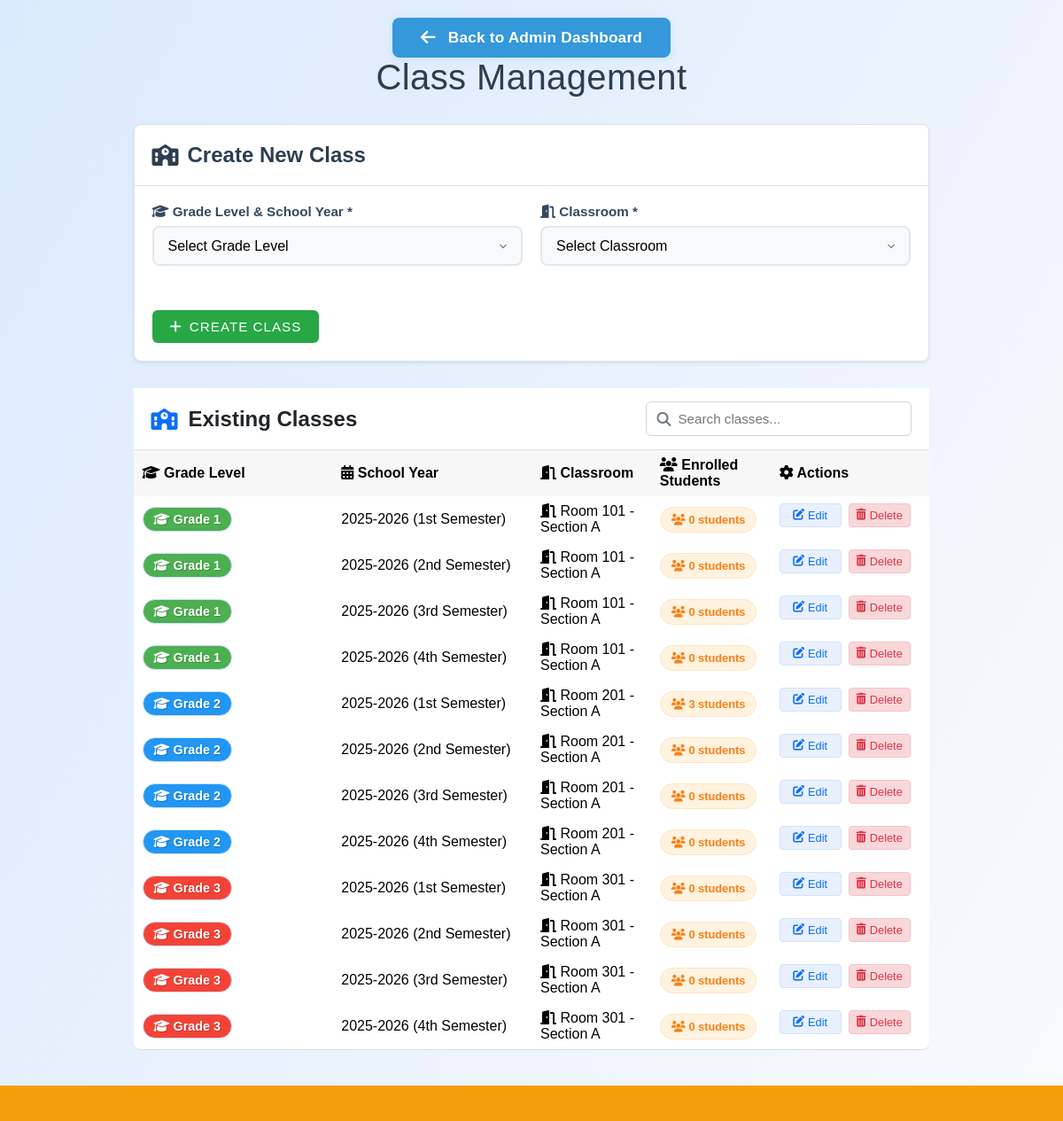
/adminClasses.php (signed in), run on the app's committed database.
### tables this page shows
CREATE TABLE `Class` (
  `Class_ID` int(11) NOT NULL,
  `Clearance_ID` int(11) DEFAULT NULL,
  `Room_ID` int(11) DEFAULT NULL
);

CREATE TABLE `Clearance` (
  `Clearance_ID` int(11) NOT NULL,
  `School_Year` varchar(50) DEFAULT NULL,
  `Term` varchar(50) DEFAULT NULL,
  `Grade_Level` varchar(50) DEFAULT NULL,
  `Requirements` text DEFAULT NULL
);

CREATE TABLE `Classroom` (
  `Room_ID` int(11) NOT NULL,
  `Room` varchar(50) DEFAULT NULL,
  `Section` varchar(50) DEFAULT NULL,
  `Floor_No` int(11) DEFAULT NULL
);

### adminClasses.php (the view, shortened to what this page needs)
<?php
require_once 'includes/db.php';
$classes_sql = "SELECT c.Class_ID, cl.Clearance_ID, cl.Grade_Level, cl.School_Year, cl.Term,
                       cr.Room_ID, cr.Room, cr.Section, cr.Floor_No,
                       COUNT(e.Student_ID) as student_count
                FROM Class c
                JOIN Clearance cl ON c.Clearance_ID = cl.Clearance_ID
                JOIN Classroom cr ON c.Room_ID = cr.Room_ID
                LEFT JOIN Enrollment e ON c.Class_ID = e.Class_ID AND e.Status = 'Active'
                GROUP BY c.Class_ID, cl.Clearance_ID, cl.Grade_Level, cl.School_Year, cl.Term,
                         cr.Room_ID, cr.Room, cr.Section, cr.Floor_No
                ORDER BY cl.School_Year, cl.Grade_Level, cl.Term ASC, cr.Room";
$classes_data_result = $conn->query($classes_sql);
?>
<html lang="en">
<head>
    <link rel="stylesheet" href="css/essential.css">
    <link rel="stylesheet" href="css/adminLinks.css">
    <link rel="stylesheet" href="css/adminManagement.css">
    <link rel="stylesheet" href="https://cdnjs.cloudflare.com/ajax/libs/font-awesome/6.4.2/css/all.min.css">
</head>
<body>
    <div class="admin-container">
        <div class="admin-back-btn-wrap admin-back-btn-upperleft">
            <a href="adminLinks.php" class="admin-back-btn"><i class="fa fa-arrow-left"></i> Back to Admin Dashboard</a>
        </div>
        <h1 class="page-title">Class Management</h1>
        <section class="form-section">
            <h2 class="form-title" id="form-title"><i class="fas fa-school"></i> Create New Class</h2>
            <form method="POST" action="adminClasses.php" id="class-form">
                <div class="form-grid">
                    <div class="form-group">
                        <label class="form-label" for="grade_level"><i class="fas fa-graduation-cap"></i> Grade Level & School Year *</label>
                        <select class="form-select" name="grade_level" id="grade_level" required>
                            <option value="">Select Grade Level</option>
                        </select>
                    </div>
                    <div class="form-group">
                        <label class="form-label" for="room_id"><i class="fas fa-door-open"></i> Classroom *</label>
                        <select class="form-select" name="room_id" id="room_id" required>
                            <option value="">Select Classroom</option>
                        </select>
                    </div>
                </div>
                <div class="button-group">
                    <button type="submit" class="submit-btn" id="submit-btn"><i class="fas fa-plus"></i> Create Class</button>
                </div>
            </form>
        </section>
        <section class="table-section">
            <div class="section-header">
                <div class="header-icon-title">
                    <i class="fas fa-school"></i>
                    <h2>Existing Classes</h2>
                </div>
                <div class="search-wrapper">
                    <i class="fas fa-search search-icon"></i>
                    <input type="text" id="searchBar" class="search-input" placeholder="Search classes...">
                </div>
            </div>
            <div class="table-container">
                <table class="data-table" id="classes-table">
                    <thead>
                        <tr>
                            <th><i class="fas fa-graduation-cap"></i> Grade Level</th>
                            <th><i class="fas fa-calendar-alt"></i> School Year</th>
                            <th><i class="fas fa-door-open"></i> Classroom</th>
                            <th><i class="fas fa-users"></i> Enrolled Students</th>
                            <th><i class="fas fa-cog"></i> Actions</th>
                        </tr>
                    </thead>
                    <tbody>
                        <?php
                        if ($classes_data_result && $classes_data_result->num_rows > 0) {
                            while($row = $classes_data_result->fetch_assoc()) {
                                $gradeLevel = htmlspecialchars($row['Grade_Level']);
                                $schoolYear = htmlspecialchars($row['School_Year']);
                                $term = htmlspecialchars($row['Term']);
                                $room = htmlspecialchars($row['Room']);
                                $section = htmlspecialchars($row['Section']);
                                $studentCount = (int)$row['student_count'];
                                $classId = (int)$row['Class_ID'];
                                $clearanceId = (int)$row['Clearance_ID'];
                                $roomId = (int)$row['Room_ID'];
                                echo "<tr>";
                                echo "<td><span class='grade-badge grade-level-{$gradeLevel}'><i class='fas fa-graduation-cap'></i> Grade {$gradeLevel}</span></td>";
                                echo "<td>{$schoolYear} <span class='term-badge'>({$term})</span></td>";
                                echo "<td><i class='fas fa-door-open'></i> Room {$room} - {$section}</td>";
                                echo "<td><span class='role-badge student'><i class='fas fa-users'></i> {$studentCount} students</span></td>";
                                echo "<td class='action-buttons'>";
                                echo "<button class='edit-btn' onclick='editClass({$classId}, {$clearanceId}, {$roomId})'><i class='fas fa-edit'></i> Edit</button>";
                                echo "<button class='delete-btn' onclick='deleteClass({$classId})'><i class='fas fa-trash-alt'></i> Delete</button>";
                                echo "</td>";
                                echo "</tr>";
                            }
                        } else {
                            echo "<tr><td colspan='5' class='no-data'><i class='fas fa-info-circle'></i> No classes found. Create your first class above!</td></tr>";
                        }
                        ?>
                    </tbody>
                </table>
            </div>
        </section>
    </div>
    <footer id="footer-placeholder"></footer>
</body>
</html>

### css/essential.css (style rules this page uses)
:root { --primary-color: #1e3a8a; --primary-light: #3b82f6; --primary-dark: #1e40af; --primary-pale: #dbeafe; --secondary-color: #f59e0b; --secondary-light: #fbbf24; --secondary-dark: #d97706; --secondary-pale: #fef3c7; --background-color: #f8fafc; --background-white: #ffffff; --background-dark: #1f2937; --background-cream: #fefce8; --background-blue: #eff6ff; --accent-color: #6366f1; --text-color: #1f2937; --success-color: #059669; --warning-color: #dc2626; --error-color: #ef4444; --admin-primary: #3498db; --admin-primary-dark: #2980b9; --admin-text: #2c3e50; --admin-text-light: #34495e; --admin-text-muted: #7f8c8d; --admin-success: #27ae60; --admin-border: #e1e8ed; --admin-border-light: #ecf0f1; --admin-bg-light: #f8f9fa; --admin-bg-lighter: #fdfdfd; --cancel-btn-bg: #f8f9fa; --cancel-btn-text: #6c757d; --cancel-btn-border: #6c757d; --cancel-btn-hover-bg: #e9ecef; --cancel-btn-hover-text: #495057; --cancel-btn-hover-border: #495057; --table-hover-bg: #f8f9fa; --message-success-bg: #d4edda; --message-success-text: #155724; --message-success-border: #c3e6cb; --message-error-bg: #f8d7da; --message-error-text: #721c24; --message-error-border: #f5c6cb; --table-header-bg: #34495e; --table-header-text: #ffffff; --about-overlay-start: rgba(255, 240, 224, 1); --about-overlay-mid: rgba(94, 67, 67, 0.5); --about-overlay-end: rgba(255, 240, 224, 1); --about-glass-bg: rgba(255, 255, 255, 0.1); --about-glass-hover: rgba(255, 255, 255, 0.3); --about-border: rgba(255, 255, 255, 0.4); --about-shadow: rgba(255, 255, 255, 0.5); --about-shadow-hover: rgba(255, 255, 255, 0.8); --nav-bg: #8de9b3; --nav-text: #2a794e; --nav-hover: rgba(0, 0, 0, 0.6); --shadow-light: rgba(0, 0, 0, 0.1); --shadow-medium: rgba(0, 0, 0, 0.2); --shadow-dark: rgba(0, 0, 0, 0.3); --border-light: rgba(255, 255, 255, 0.3); --border-medium: rgba(255, 255, 255, 0.7); --breakpoint-mobile: 768px; --breakpoint-tablet: 1024px; }
* { margin: 0px; padding: 0px; box-sizing: border-box; font-family: 'Montserrat', sans-serif; }
body { color: rgb(0, 0, 0); display: flex; flex-direction: column; overflow-x: hidden; }
footer { bottom: 0; position: fixed; color: var(--text-color); background-color: var(--secondary-color); height: 5vh; width: 100vw; padding: 10px; }

### css/adminLinks.css (style rules this page uses)
.admin-back-btn-wrap { display: flex; justify-content: center; }
.admin-back-btn { display: inline-flex; align-items: center; gap: 10px; background: var(--admin-primary); color: #fff; font-weight: 600; font-size: 1.08em; padding: 12px 32px; border-radius: 8px; text-decoration: none; box-shadow: 0 2px 12px #3498db22; border: none; transition: background 0.18s, box-shadow 0.18s, transform 0.15s; letter-spacing: 0.01em; }
.admin-back-btn i { font-size: 1.1em; margin-right: 4px; }
body { background: linear-gradient(120deg, var(--primary-pale) 0%, var(--background-color) 100%); min-height: 100vh; }
.page-title { text-align: center; font-size: 2.3em; color: var(--admin-primary-dark); font-weight: 800; margin-bottom: 36px; letter-spacing: 0.01em; text-shadow: 0 2px 8px #dbeafe44; }

### data on the page
class: Clearance_ID.Grade_Level "1", Clearance_ID.School_Year "2025-2026", Clearance_ID.Term "1st Semester", Room_ID.Room "101", Room_ID.Section "Section A", studentCount "0"
class: Clearance_ID.Grade_Level "1", Clearance_ID.School_Year "2025-2026", Clearance_ID.Term "2nd Semester", Room_ID.Room "101", Room_ID.Section "Section A", studentCount "0"
class: Clearance_ID.Grade_Level "1", Clearance_ID.School_Year "2025-2026", Clearance_ID.Term "3rd Semester", Room_ID.Room "101", Room_ID.Section "Section A", studentCount "0"
class: Clearance_ID.Grade_Level "1", Clearance_ID.School_Year "2025-2026", Clearance_ID.Term "4th Semester", Room_ID.Room "101", Room_ID.Section "Section A", studentCount "0"
class: Clearance_ID.Grade_Level "2", Clearance_ID.School_Year "2025-2026", Clearance_ID.Term "1st Semester", Room_ID.Room "201", Room_ID.Section "Section A", studentCount "3"
class: Clearance_ID.Grade_Level "2", Clearance_ID.School_Year "2025-2026", Clearance_ID.Term "2nd Semester", Room_ID.Room "201", Room_ID.Section "Section A", studentCount "0"
class: Clearance_ID.Grade_Level "2", Clearance_ID.School_Year "2025-2026", Clearance_ID.Term "3rd Semester", Room_ID.Room "201", Room_ID.Section "Section A", studentCount "0"
class: Clearance_ID.Grade_Level "2", Clearance_ID.School_Year "2025-2026", Clearance_ID.Term "4th Semester", Room_ID.Room "201", Room_ID.Section "Section A", studentCount "0"
class: Clearance_ID.Grade_Level "3", Clearance_ID.School_Year "2025-2026", Clearance_ID.Term "1st Semester", Room_ID.Room "301", Room_ID.Section "Section A", studentCount "0"
class: Clearance_ID.Grade_Level "3", Clearance_ID.School_Year "2025-2026", Clearance_ID.Term "2nd Semester", Room_ID.Room "301", Room_ID.Section "Section A", studentCount "0"
class: Clearance_ID.Grade_Level "3", Clearance_ID.School_Year "2025-2026", Clearance_ID.Term "3rd Semester", Room_ID.Room "301", Room_ID.Section "Section A", studentCount "0"
class: Clearance_ID.Grade_Level "3", Clearance_ID.School_Year "2025-2026", Clearance_ID.Term "4th Semester", Room_ID.Room "301", Room_ID.Section "Section A", studentCount "0"
